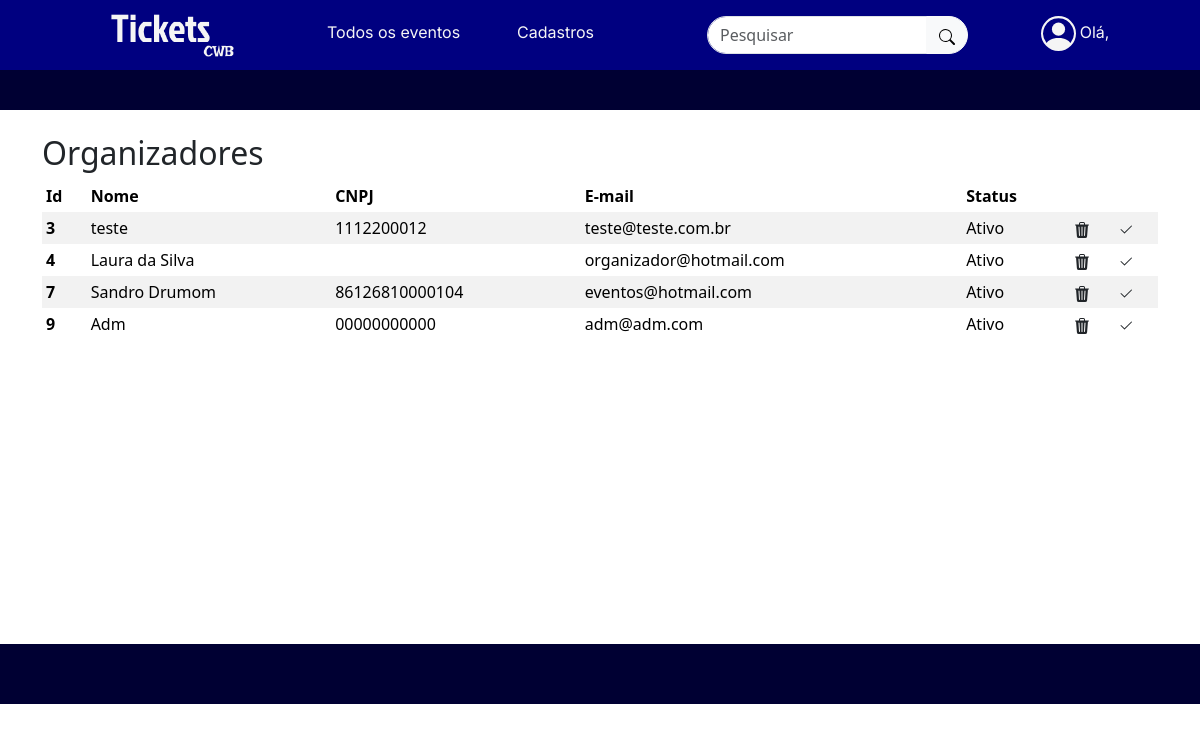
/adm/organizadores.php (signed in), run on the app's committed database.
### tables this page shows
CREATE TABLE `organizadores` (
  `id_organizador` int(4) NOT NULL,
  `nm_organizador` varchar(30) NOT NULL,
  `ds_email` varchar(50) NOT NULL,
  `ds_senha` varchar(50) NOT NULL,
  `dt_nascimento` date NOT NULL,
  `nr_telefone` char(11) NOT NULL,
  `nr_cnpj` char(14) NOT NULL,
  `nr_cep` char(8) NOT NULL,
  `nm_estado` varchar(30) NOT NULL,
  `nm_cidade` varchar(30) NOT NULL,
  `nm_rua` varchar(30) NOT NULL,
  `ds_numero` varchar(10) NOT NULL,
  `nm_bairro` varchar(30) NOT NULL,
  `ds_status_cad` int(3) NOT NULL
);

### adm/organizadores.php (the view, shortened to what this page needs)
<?php
include "../conn.php";
$cons_nome = $conn->prepare('SELECT * FROM organizadores WHERE id_organizador=:id');
$cons_nome->bindValue(':id', $_SESSION['login']);
$cons_nome->execute();
$row_nome = $cons_nome->fetch();
?>
<!DOCTYPE html>
<html lang="pt-br">
<head>
   <link href="https://cdn.jsdelivr.net/npm/bootstrap@5.3.2/dist/css/bootstrap.min.css" rel="stylesheet">
   <link rel="stylesheet" style="text/css" href="../style.css" />
   <link rel="stylesheet" style="text/css" href="../hover.css" />
</head>
<body>
   <nav>
      <div class="container-fluid menu" style="background-color: #000080;">
         <div class="container " style="background-color: #000080;">
            <div class="row">
               <div class=" col-xl-3 col-md-4 col-12 text-center">
                  <a class="navbar-brand" href="home_adm.php">
                     <img src="../img/Group 49.png" height="60" width="auto">
                  </a>
               </div>
               <div class="pt-3 col-xl-2 col-md-3 col-12 mt-1">
                  <div class="container-fluid">
                     <a class="nav-link active" aria-current="page" href="home_adm.php">
                        <p>Todos os eventos</p>
                     </a>
                  </div>
               </div>
               <div class="pt-3 col-xl-2 col-md-3 col-12 mt-1">
                  <div class="container-fluid">
                     <a class="nav-link" data-bs-toggle="dropdown" aria-expanded="false" aria-current="page" href="#">
                        <p>Cadastros</p>
                     </a>
                  </div>
               </div>
               <div class="pt-3 col-xl-3 col-md-3 col-12 text-center">
                  <div class="container-fluid">
                     <div class="input-group mb-3">
                        <input type="text" class="form-control" placeholder="Pesquisar" aria-label="Recipient's username" for="pesquisar">
                        <button class="btn btn-light" type="submit">
                        </button>
                     </div>
                  </div>
               </div>
               <div class="dropdown-center pt-3 col-xl-2 col-md-4 col-12 text-center ">
                  <a class="nav-link" href="#" role="button" data-bs-toggle="dropdown" aria-expanded="false">
                     <p>Olá, <?php echo $row_nome['nm_organizador'] ?> </p>
                  </a>
               </div>
            </div>
         </div>
      </div>
   </nav>
   <div class="container-fluid" style="background-color: #000033; height: 40px; width: 100%;"></div>
   <?php
   $exib = $conn->prepare("SELECT * FROM organizadores");
   $exib->execute();
   $resultados = $exib->fetchAll(PDO::FETCH_ASSOC);
   ?>
   <div class="container-fluid">
      <div class="container">
         <div class="row">
            <div class="col">
               <br>
               <h2>Organizadores</h2>
               <table class="table table-striped table-hover table-borderless table-sm">
                  <thead>
                     <tr>
                        <th scope="col">Id</th>
                        <th scope="col">Nome</th>
                        <th scope="col">CNPJ</th>
                        <th scope="col">E-mail</th>
                        <th scope="col">Status</th>
                        <th scope="col"></th>
                        <th scope="col"></th>
                     </tr>
                  </thead>
                  <tbody>
                     <?php foreach ($resultados as $resultado) : ?>
                        <tr>
                           <th scope="row"><?php echo htmlspecialchars($resultado['id_organizador']); ?></th>
                           <td><?php echo htmlspecialchars($resultado['nm_organizador']); ?></td>
                           <td><?php echo htmlspecialchars($resultado['nr_cnpj']); ?></td>
                           <td><?php echo htmlspecialchars($resultado['ds_email']); ?></td>
                           <td><?php echo htmlspecialchars($resultado['ds_status_cad'] == 0) ? "Inativo" : "Ativo"; ?></td>
                           <td>
                              <a href="#" class="link-dark link-underline" data-bs-toggle="modal" data-bs-target="#excluir_<?php echo $resultado['id_organizador']; ?>">
                              </a>
                           </td>
                           <td>
                              <a href="#" class="link-dark link-underline" data-bs-toggle="modal" data-bs-target="#ativar_<?php echo $resultado['id_organizador']; ?>">
                                 <svg xmlns="http://www.w3.org/2000/svg" width="16" height="16" fill="currentColor" class="bi bi-check2" viewBox="0 0 16 16">
                                    <path d="M13.854 3.646a.5.5 0 0 1 0 .708l-7 7a.5.5 0 0 1-.708 0l-3.5-3.5a.5.5 0 1 1 .708-.708L6.5 10.293l6.646-6.647a.5.5 0 0 1 .708 0" />
                                 </svg>
                              </a>
                           </td>
                        </tr>
                     <?php endforeach; ?>
                  </tbody>
               </table>
            </div>
         </div>
      </div>
   </div>
   <br><br><br><br><br><br><br><br><br><br><br><br>
   <footer>
      <div class="container-fluid" style="background-color: #000033; height: 60px; width: 100%;"></div>
   </footer>
</body>
</html>

### style.css (style rules this page uses)
.form-control { border-radius: 20px; }
.btn-light { border-radius: 20px; }
footer { background-color: #000080; }
a { text-decoration:none; }
.container-fluid { --bs-gutter-x: 0; }
p { display: inline-flex; font-family: 'Inter', sans-serif; color:#f5f5f5; }

### data on the page
organizadores: id_organizador "3", nm_organizador "teste", nr_cnpj "1112200012", ds_email "teste@teste.com.br", ds_status_cad "Ativo"
organizadores: id_organizador "4", nm_organizador "Laura da Silva", ds_email "organizador@hotmail.com", ds_status_cad "Ativo"
organizadores: id_organizador "7", nm_organizador "Sandro Drumom", nr_cnpj "86126810000104", ds_email "eventos@hotmail.com", ds_status_cad "Ativo"
organizadores: id_organizador "9", nm_organizador "Adm", nr_cnpj "00000000000", ds_email "adm@adm.com", ds_status_cad "Ativo"
